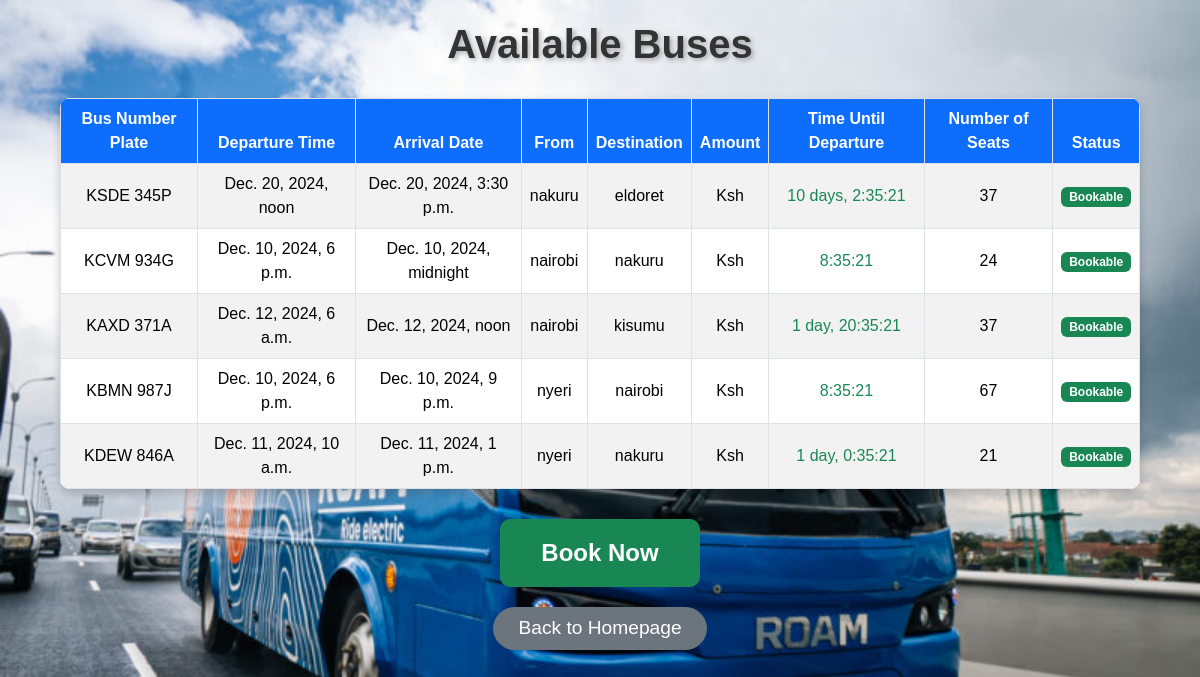
/dashboard/, run on the app's committed database.
### SafariLinkApp/models.py (models this page shows, shortened)
class BusesAvailable(models.Model):
    BusName = models.CharField(max_length=100)
    From = models.CharField(max_length=100, null=True, blank=True)
    BusDestination = models.CharField(max_length=100, null=True, blank=True)
    BusDepartureDate = models.DateTimeField()
    BusArrivalDate = models.DateTimeField()
    Amount = models.CharField(max_length=100, null=True, blank=True)
    NuberOfSeats = models.CharField(max_length=100, null=True, blank=True)
    def time_until_departure(self):
        current_time = now()
        time_diff = self.BusDepartureDate - current_time
        return time_diff if time_diff.total_seconds() > 0 else "Departed"
    def is_booking_enabled(self):
        return self.BusDepartureDate > timezone.now()

### SafariLinkApp/views.py (the view)
# urls.py: path('dashboard/', dashboard_view, name='dashboard'),
def dashboard_view(request):
    all_buses = BusesAvailable.objects.all()
    return render(request, 'dashboard.html',{'all_buses': all_buses})

### SafariLinkApp/templates/dashboard.html (shortened to what this page needs)
{% load static %}
<!DOCTYPE html>
<html lang="en">
<head>
    <link href="https://cdn.jsdelivr.net/npm/bootstrap@5.3.3/dist/css/bootstrap.min.css" rel="stylesheet">
</head>
<body>
    <h1>Available Buses</h1>
    <table class="table table-striped table-bordered">
        <thead>
            <tr>
                <th>Bus Number Plate</th>
                <th>Departure Time</th>
                <th>Arrival Date</th>
                <th>From</th>
                <th>Destination</th>
                <th>Amount</th>
                <th>Time Until Departure</th>
                <th>Number of Seats</th>
                <th>Status</th>
            </tr>
        </thead>
        <tbody>
            {% for bus in all_buses %}
            <tr>
                <td>{{ bus.BusName }}</td>
                <td>{{ bus.BusDepartureDate }}</td>
                <td>{{ bus.BusArrivalDate }}</td>
                <td>{{ bus.From }}</td>
                <td>{{ bus.BusDestination }}</td>
                <td>Ksh {{ bus.calculated_amount }}</td>
                <td>
                    {% if bus.is_booking_enabled %}
                        <span class="text-success">{{ bus.time_until_departure }}</span>
                    {% else %}
                        <span class="text-danger">Time is up! Book Another Bus.</span>
                    {% endif %}
                </td>
                <td>{{ bus.NuberOfSeats }}</td>
                <td>
                    {% if bus.is_booking_enabled %}
                        <span class="badge bg-success">Bookable</span>
                    {% else %}
                        <span class="badge bg-danger">Booking Disabled</span>
                    {% endif %}
                </td>
            </tr>
            {% endfor %}
        </tbody>
    </table>
    <div class="action-buttons">
        <a class="btn btn-success" href="{% url 'book' %}">Book Now</a>
        <a class="btn btn-secondary rounded-pill px-4" href="{% url 'index' %}">Back to Homepage</a>
    </div>
</body>
</html>

### data on the page
BusesAvailable: BusName "KSDE 345P", BusDepartureDate "Dec. 20, 2024, noon", BusArrivalDate "Dec. 20, 2024, 3:30 p.m.", From "nakuru", BusDestination "eldoret", time_until_departure "10 days, 2:35:21", NuberOfSeats "37", shows "Bookable"
BusesAvailable: BusName "KCVM 934G", BusDepartureDate "Dec. 10, 2024, 6 p.m.", BusArrivalDate "Dec. 10, 2024, midnight", From "nairobi", BusDestination "nakuru", time_until_departure "8:35:21", NuberOfSeats "24", shows "Bookable"
BusesAvailable: BusName "KAXD 371A", BusDepartureDate "Dec. 12, 2024, 6 a.m.", BusArrivalDate "Dec. 12, 2024, noon", From "nairobi", BusDestination "kisumu", time_until_departure "1 day, 20:35:21", NuberOfSeats "37", shows "Bookable"
BusesAvailable: BusName "KBMN 987J", BusDepartureDate "Dec. 10, 2024, 6 p.m.", BusArrivalDate "Dec. 10, 2024, 9 p.m.", From "nyeri", BusDestination "nairobi", time_until_departure "8:35:21", NuberOfSeats "67", shows "Bookable"
BusesAvailable: BusName "KDEW 846A", BusDepartureDate "Dec. 11, 2024, 10 a.m.", BusArrivalDate "Dec. 11, 2024, 1 p.m.", From "nyeri", BusDestination "nakuru", time_until_departure "1 day, 0:35:21", NuberOfSeats "21", shows "Bookable"
